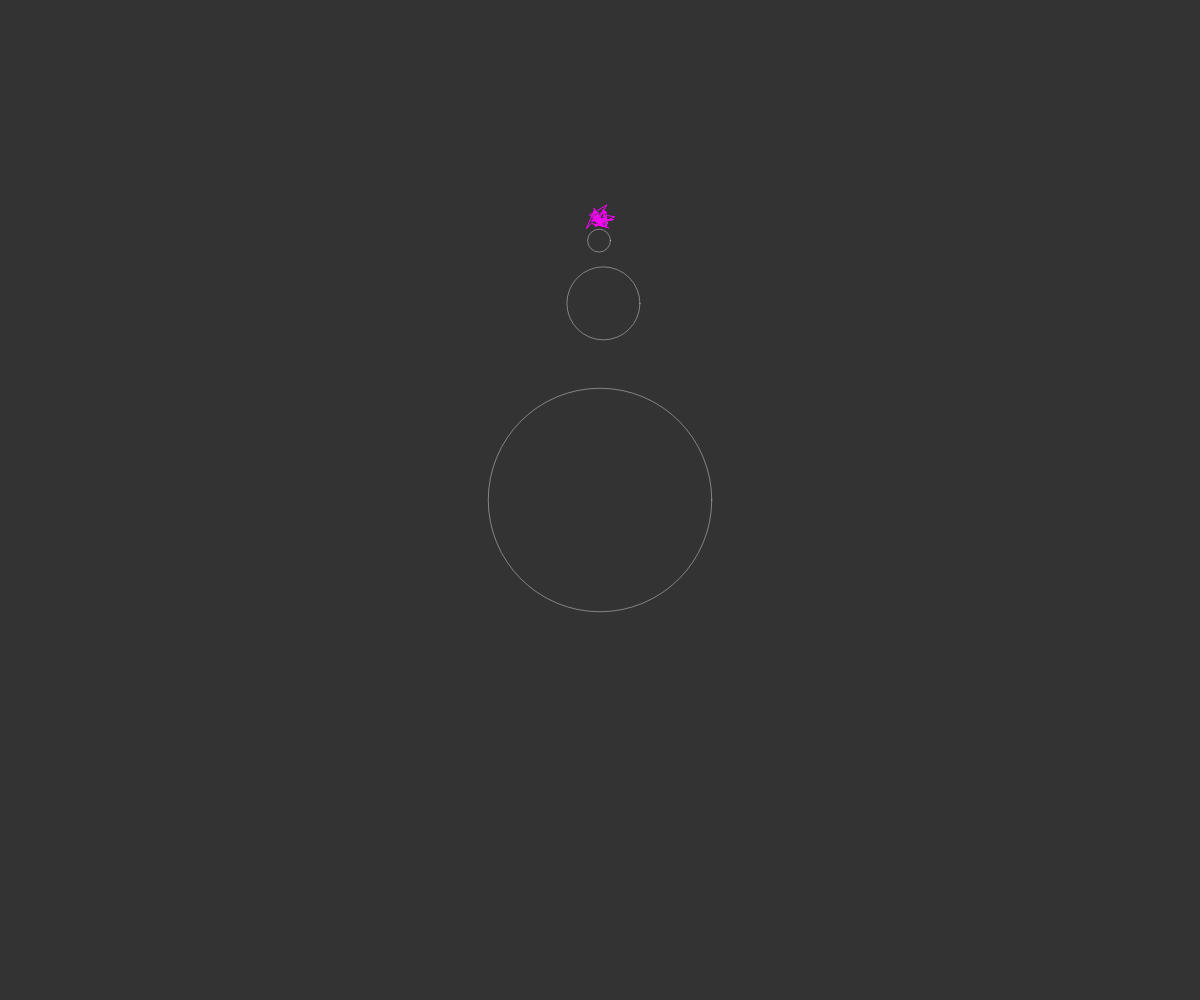
Frame 1 (no input)
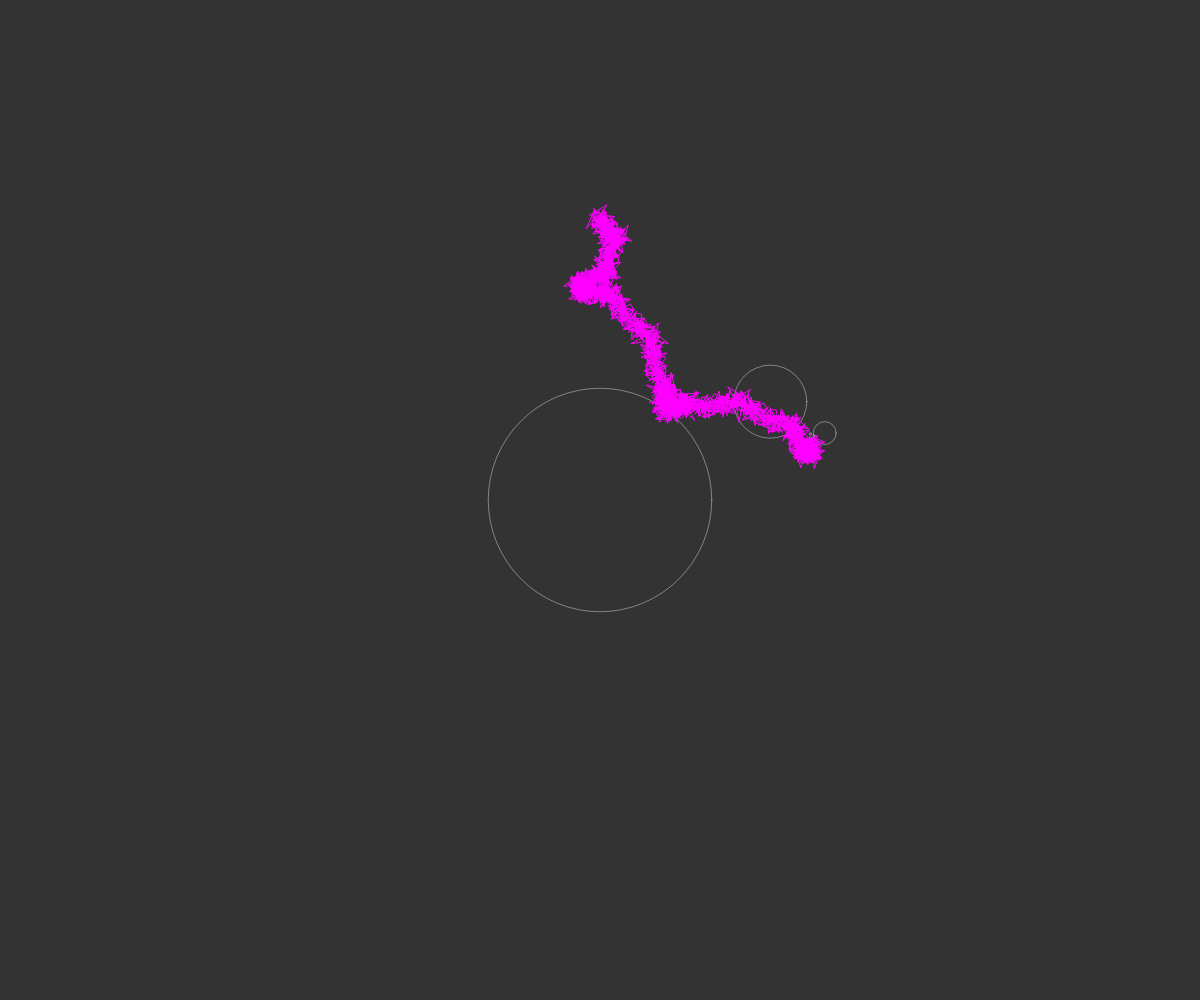
Frame 60 (no input)
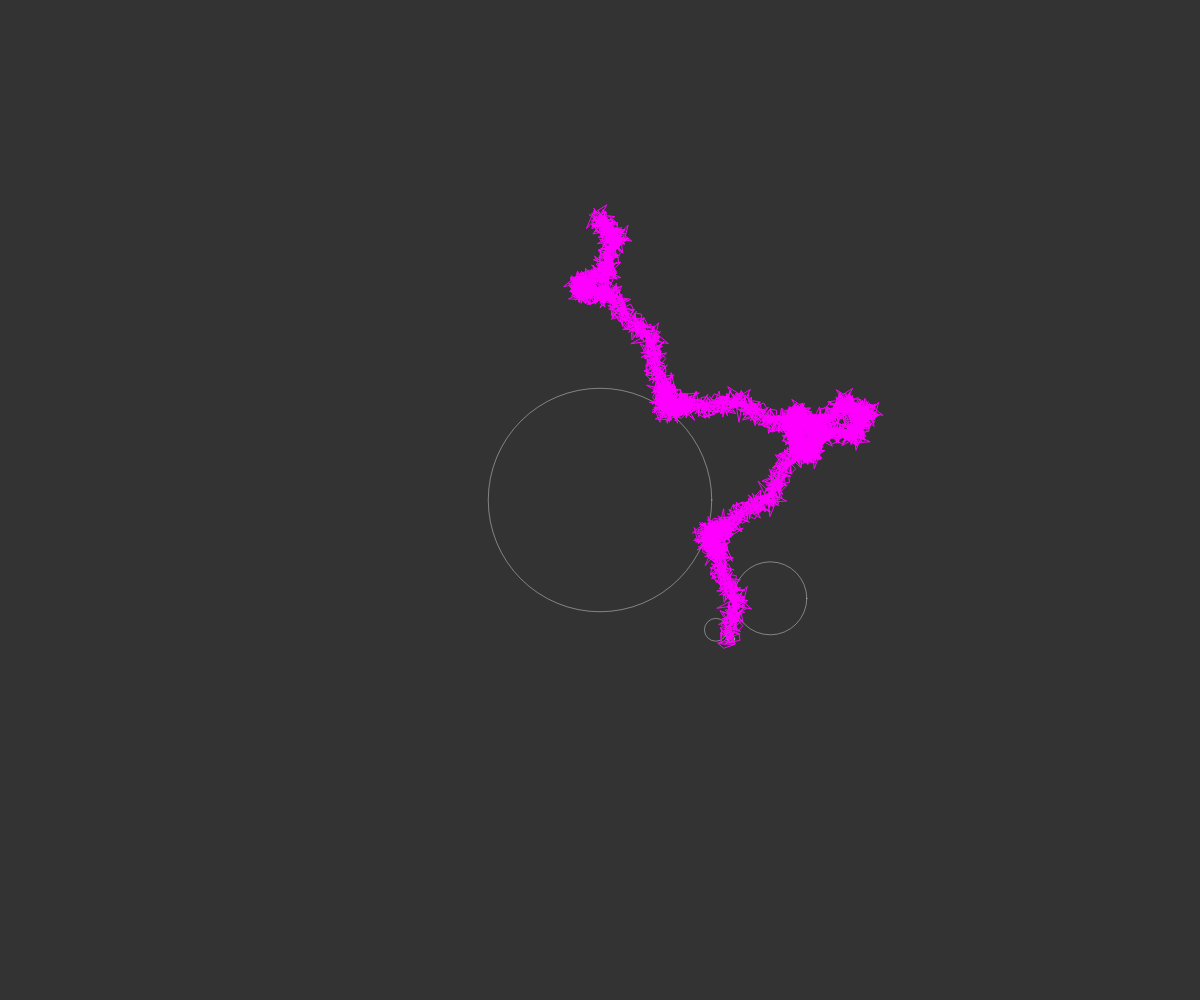
Frame 120 (the mouse pressed at the canvas centre since frame 60)

The p5.js sketch that drew these frames (run headless with seeded random() and noise() and a simulated clock; from frame 60 on, the mouse is pressed at the canvas centre):

// p5.js sketch
// ── sketch.js
var path = [];

var angle = 20;
var resolution = 50;

var sun;
var end;

function setup() {
  createCanvas(windowWidth, windowHeight);
  sun = new Orbit(width/2, height/2, width/4, 0);
  var next = sun;
  for (var i = 0; i < 10; i++) {
    next = next.addChild();
  }
  end = next;
}

function draw() {
  background(51);

  for (var i = 0; i < resolution; i++) {
    var next = sun;
    while (next != null) {
      next.update();
      next = next.child;
    }
    path.push(createVector(end.x, end.y));
  }

  var next = sun;
  while (next != null) {
    next.show();
    next = next.child;
  }

  beginShape();
  stroke(255, 0, 255);
  noFill();
  for (var pos of path) {
    vertex(pos.x, pos.y);
  }
  endShape();

}

// ── orbit.js
var k = -4;

function Orbit(x_, y_, r_, n, p) {
  this.x = x_;
  this.y = y_;
  this.r = r_ -2.0;
  this.parent = p;
  this.child = null;
  this.speed = (radians(pow(k, n-1)))/resolution;
  this.angle = -PI/2;

  this.addChild = function() {
    var newr = this.r / 3.0;
    var newx = this.x + this.r + newr;
    var newy = this.y;
    this.child = new Orbit(newx, newy, newr, n+1, this);
    return this.child;
  }

  this.update = function() {
    var parent = this.parent;
    if (parent != null) {
      this.angle += this.speed;
      var rsum = this.r + parent.r/3.0;
      this.x = parent.x + rsum * cos(this.angle);
      this.y = parent.y + rsum * sin(this.angle);
    }
  }

  this.show = function() {
    stroke(255, 100);
    strokeWeight(1);
    noFill();
    ellipse(this.x, this.y, this.r*0.75, this.r*0.75);
  }


}
